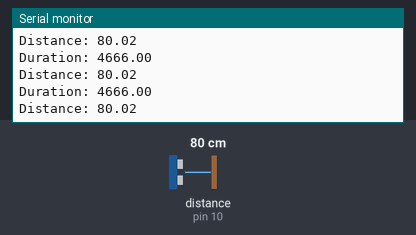
Recording of a sketch running on a simulated Arduino Uno, built with avr-gcc and run on an emulated ATmega328P. On the bench: the last lines printed to the serial monitor. Wiring (inferred from the names in the program): ultrasonic range finder: trigger pin 9; echo pin 10. The test bench sets the inputs (shaded band); at power-on: distance to the obstacle (sensor on pin 10) 80 cm. The echo pulse lasts 58.3 µs per cm.

Above: at 1.2 s.
1.3 s: distance to the obstacle (sensor on pin 10) set to 120 cm
At 2.3 s:
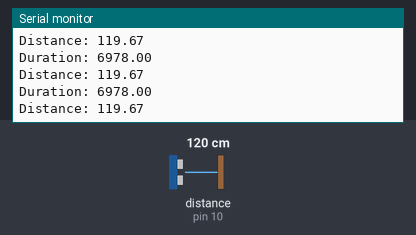
4.3 s: distance to the obstacle (sensor on pin 10) set to 2 cm
At 4.8 s:
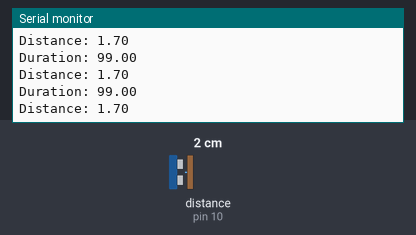
7.3 s: distance to the obstacle (sensor on pin 10) set to 18 cm
At 8.1 s:
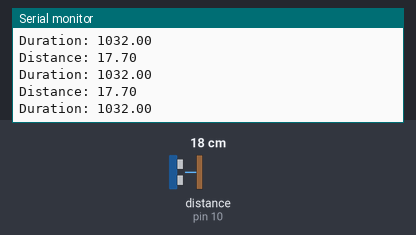
10.3 s: distance to the obstacle (sensor on pin 10) set to 4 cm
At 11.0 s:
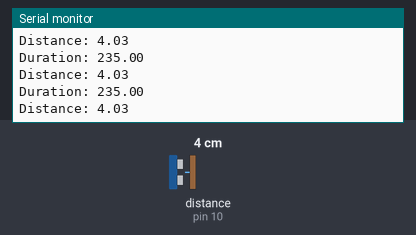
13.3 s: distance to the obstacle (sensor on pin 10) set to 35 cm
At 14.0 s:
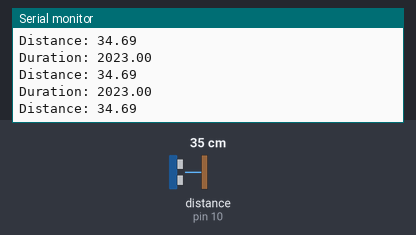
19.3 s: distance to the obstacle (sensor on pin 10) set to 250 cm
At 19.8 s:
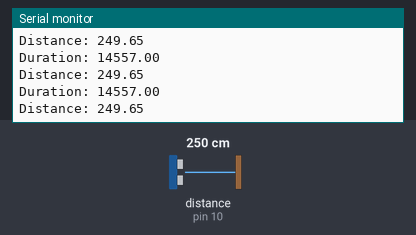
Timing chart, 0 to 22.3 s (numbered marks = the images above; inputs shaded):
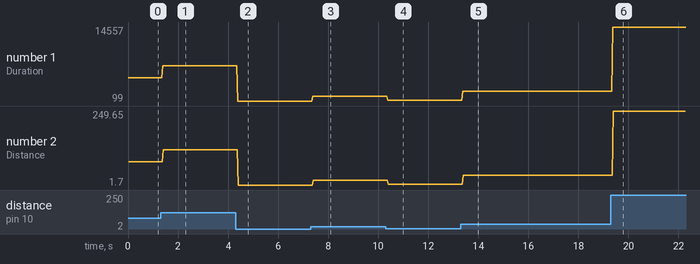

The sketch:

ultrasonic_sensor.ino
```cpp
/*
* Ultrasonic Sensor HC-SR04 and Arduino Tutorial
*
* by Dejan Nedelkovski,
* www.HowToMechatronics.com
*
*/

// defines pins numbers
const int trigPin = 9;
const int echoPin = 10;

// defines variables
long duration;
int distance;
double d_distance;

void setup() {
pinMode(trigPin, OUTPUT); // Sets the trigPin as an Output
pinMode(echoPin, INPUT); // Sets the echoPin as an Input
Serial.begin(9600); // Starts the serial communication
}

void loop() {
// Clears the trigPin
digitalWrite(trigPin, LOW);
delayMicroseconds(2);

// Sets the trigPin on HIGH state for 10 micro seconds
digitalWrite(trigPin, HIGH);
delayMicroseconds(10);
digitalWrite(trigPin, LOW);

// Reads the echoPin, returns the sound wave travel time in microseconds
duration = pulseIn(echoPin, HIGH);
double d_duration = static_cast<double>(duration);
Serial.print("Duration: ");
Serial.println(d_duration);
//Serial.println(duration);
// Calculating the distance
//distance= duration*0.034/2;
d_distance = d_duration*0.0343/2;

// Prints the distance on the Serial Monitor
Serial.print("Distance: ");
Serial.println(d_distance);
}
```

Measured:
- after the input at 1.3 s, the serial monitor: prints a new line after 0.09 s (image 1)
- after the input at 4.3 s, the serial monitor: prints a new line after 0.09 s (image 2)
- after the input at 7.3 s, the serial monitor: prints a new line after 0.08 s (image 3)
- after the input at 10.3 s, the serial monitor: prints a new line after 0.07 s (image 4)
- after the input at 13.3 s, the serial monitor: prints a new line after 0.08 s (image 5)
- after the input at 19.3 s, the serial monitor: prints a new line after 0.07 s (image 6)
- plotted number 1: 4666 → 6978 after the input at 1.3 s, 6978 → 99 after the input at 4.3 s, 99 → 1032 after the input at 7.3 s, 1032 → 235 after the input at 10.3 s, 235 → 2023 after the input at 13.3 s
- plotted number 2: 80.02 → 119.67 after the input at 1.3 s, 119.67 → 1.7 after the input at 4.3 s, 1.7 → 17.7 after the input at 7.3 s, 17.7 → 4.03 after the input at 10.3 s, 4.03 → 34.69 after the input at 13.3 s
